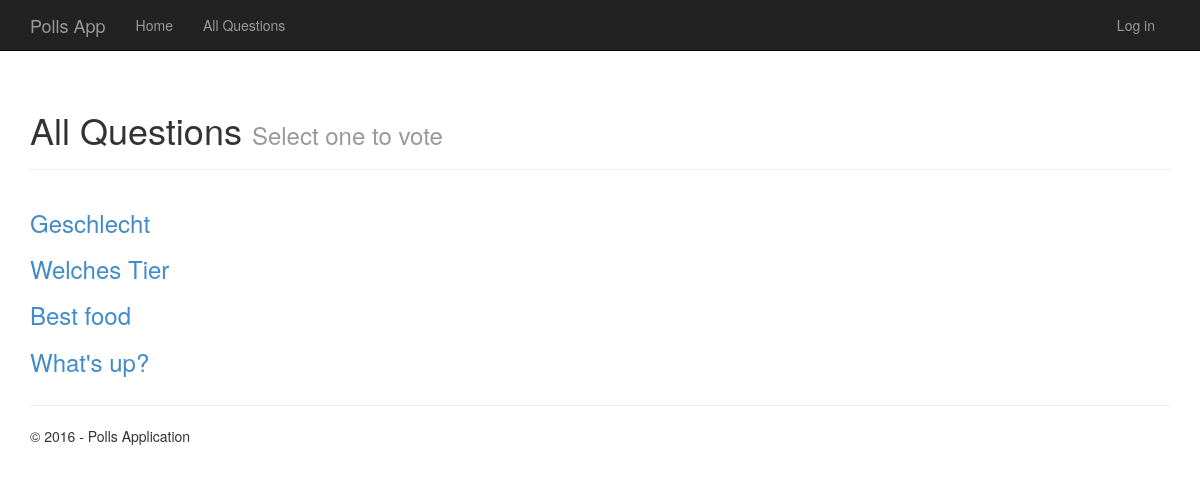
Screenshot of /polls/questions/ with the database file from the repository.
### polls/models.py (models this page shows, shortened)
class Question(models.Model):
    question_text = models.CharField(max_length=200)
    pub_date = models.DateTimeField('date published')

### polls/views.py (the view)
def questions(request):
    question_list = Question.objects.order_by('-pub_date')
    return render(
        request,
        'polls/questions.html',
        {
            'question_list': question_list,
            'title':'All Questions',
            'year':datetime.now().year,
        })

### polls/templates/polls/questions.html
{% extends "polls/layout.html" %}
{% block content %}
<div class="page-header">
	<h1>All Questions <small>Select one to vote</small></h1>
</div>
<p class="lead">
    {% if question_list %}
    <div class="row">
        {% for question in question_list %}
        <div class="col-sm-12 col-md-12">
            <a href="{% url 'polls:detail' question.id %}">
                <div class="caption">
                    <h3>{{ question.question_text }}</h3>
                </div>
            </a>
        </div>
        {% endfor %}
    </div>
    {% else %}
<p>No polls are available.</p>
{% endif %}
</p>
{% endblock %}

### rows the page displays
Question: question_text "Geschlecht"
Question: question_text "Welches Tier"
Question: question_text "Best food"
Question: question_text "What's up?"
